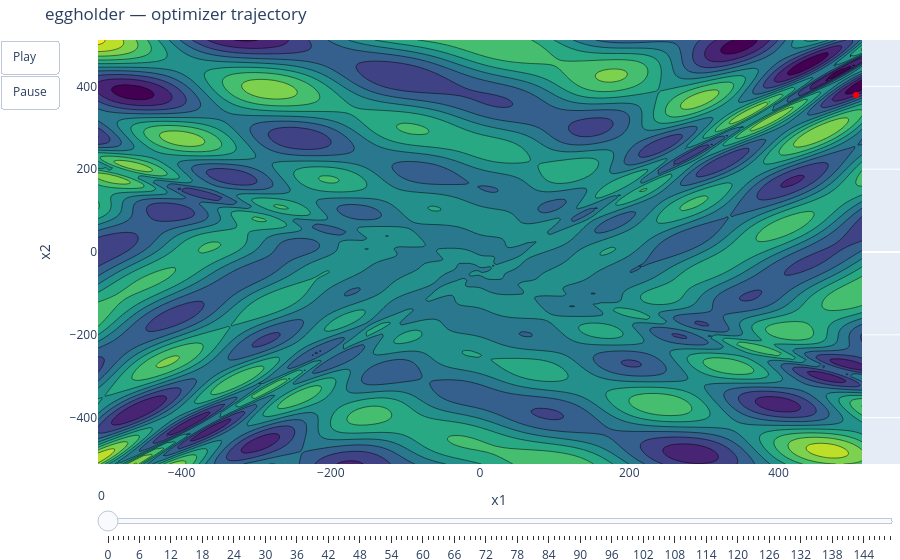

Source (notebook cell):
### Code cell
plot_contour_with_trajectory(L.eggholder, result).show()

### Figure 1 — Plotly figure (JSON) as saved in the notebook; plotly's stock layout.template omitted (floating-point values rounded to 4 significant figures; data arrays with more than 128 entries replaced by an {"elided": "..."} marker saying what was removed)
{"data": [{"colorscale": [[0, "#440154"], [0.1111, "#482878"], [0.2222, "#3e4989"], [0.3333, "#31688e"], [0.4444, "#26828e"], [0.5556, "#1f9e89"], [0.6667, "#35b779"], [0.7778, "#6ece58"], [0.8889, "#b5de2b"], [1, "#fde725"]], "showscale": false, "type": "contour", "x": {"elided": "200 float values"}, "y": {"elided": "200 float values"}, "z": {"elided": "200x200 float values"}}, {"line": {"color": "red"}, "marker": {"color": "red", "size": 6}, "mode": "lines+markers", "type": "scatter", "x": [504.1], "y": [379.2]}], "layout": {"margin": {"b": 0, "l": 0, "r": 0, "t": 40}, "sliders": [{"steps": [{"args": [["0"], {"frame": {"duration": 0, "redraw": true}, "mode": "immediate"}], "label": "0", "method": "animate"}, {"args": [["1"], {"frame": {"duration": 0, "redraw": true}, "mode": "immediate"}], "label": "1", "method": "animate"}, {"args": [["2"], {"frame": {"duration": 0, "redraw": true}, "mode": "immediate"}], "label": "2", "method": "animate"}, {"args": [["3"], {"frame": {"duration": 0, "redraw": true}, "mode": "immediate"}], "label": "3", "method": "animate"}, {"args": [["4"], {"frame": {"duration": 0, "redraw": true}, "mode": "immediate"}], "label": "4", "method": "animate"}, {"args": [["5"], {"frame": {"duration": 0, "redraw": true}, "mode": "immediate"}], "label": "5", "method": "animate"}, {"args": [["6"], {"frame": {"duration": 0, "redraw": true}, "mode": "immediate"}], "label": "6", "method": "animate"}, {"args": [["7"], {"frame": {"duration": 0, "redraw": true}, "mode": "immediate"}], "label": "7", "method": "animate"}, {"args": [["8"], {"frame": {"duration": 0, "redraw": true}, "mode": "immediate"}], "label": "8", "method": "animate"}, {"args": [["9"], {"frame": {"duration": 0, "redraw": true}, "mode": "immediate"}], "label": "9", "method": "animate"}, {"args": [["10"], {"frame": {"duration": 0, "redraw": true}, "mode": "immediate"}], "label": "10", "method": "animate"}, {"args": [["11"], {"frame": {"duration": 0, "redraw": true}, "mode": "immediate"}], "label": "11", "method": "animate"}, {"args": [["12"], {"frame": {"duration": 0, "redraw": true}, "mode": "immediate"}], "label": "12", "method": "animate"}, {"args": [["13"], {"frame": {"duration": 0, "redraw": true}, "mode": "immediate"}], "label": "13", "method": "animate"}, {"args": [["14"], {"frame": {"duration": 0, "redraw": true}, "mode": "immediate"}], "label": "14", "method": "animate"}, {"args": [["15"], {"frame": {"duration": 0, "redraw": true}, "mode": "immediate"}], "label": "15", "method": "animate"}, {"args": [["16"], {"frame": {"duration": 0, "redraw": true}, "mode": "immediate"}], "label": "16", "method": "animate"}, {"args": [["17"], {"frame": {"duration": 0, "redraw": true}, "mode": "immediate"}], "label": "17", "method": "animate"}, {"args": [["18"], {"frame": {"duration": 0, "redraw": true}, "mode": "immediate"}], "label": "18", "method": "animate"}, {"args": [["19"], {"frame": {"duration": 0, "redraw": true}, "mode": "immediate"}], "label": "19", "method": "animate"}, {"args": [["20"], {"frame": {"duration": 0, "redraw": true}, "mode": "immediate"}], "label": "20", "method": "animate"}, {"args": [["21"], {"frame": {"duration": 0, "redraw": true}, "mode": "immediate"}], "label": "21", "method": "animate"}, {"args": [["22"], {"frame": {"duration": 0, "redraw": true}, "mode": "immediate"}], "label": "22", "method": "animate"}, {"args": [["23"], {"frame": {"duration": 0, "redraw": true}, "mode": "immediate"}], "label": "23", "method": "animate"}, {"args": [["24"], {"frame": {"duration": 0, "redraw": true}, "mode": "immediate"}], "label": "24", "method": "animate"}, {"args": [["25"], {"frame": {"duration": 0, "redraw": true}, "mode": "immediate"}], "label": "25", "method": "animate"}, {"args": [["26"], {"frame": {"duration": 0, "redraw": true}, "mode": "immediate"}], "label": "26", "method": "animate"}, {"args": [["27"], {"frame": {"duration": 0, "redraw": true}, "mode": "immediate"}], "label": "27", "method": "animate"}, {"args": [["28"], {"frame": {"duration": 0, "redraw": true}, "mode": "immediate"}], "label": "28", "method": "animate"}, {"args": [["29"], {"frame": {"duration": 0, "redraw": true}, "mode": "immediate"}], "label": "29", "method": "animate"}, {"args": [["30"], {"frame": {"duration": 0, "redraw": true}, "mode": "immediate"}], "label": "30", "method": "animate"}, {"args": [["31"], {"frame": {"duration": 0, "redraw": true}, "mode": "immediate"}], "label": "31", "method": "animate"}, {"args": [["32"], {"frame": {"duration": 0, "redraw": true}, "mode": "immediate"}], "label": "32", "method": "animate"}, {"args": [["33"], {"frame": {"duration": 0, "redraw": true}, "mode": "immediate"}], "label": "33", "method": "animate"}, {"args": [["34"], {"frame": {"duration": 0, "redraw": true}, "mode": "immediate"}], "label": "34", "method": "animate"}, {"args": [["35"], {"frame": {"duration": 0, "redraw": true}, "mode": "immediate"}], "label": "35", "method": "animate"}, {"args": [["36"], {"frame": {"duration": 0, "redraw": true}, "mode": "immediate"}], "label": "36", "method": "animate"}, {"args": [["37"], {"frame": {"duration": 0, "redraw": true}, "mode": "immediate"}], "label": "37", "method": "animate"}, {"args": [["38"], {"frame": {"duration": 0, "redraw": true}, "mode": "immediate"}], "label": "38", "method": "animate"}, {"args": [["39"], {"frame": {"duration": 0, "redraw": true}, "mode": "immediate"}], "label": "39", "method": "animate"}, {"args": [["40"], {"frame": {"duration": 0, "redraw": true}, "mode": "immediate"}], "label": "40", "method": "animate"}, {"args": [["41"], {"frame": {"duration": 0, "redraw": true}, "mode": "immediate"}], "label": "41", "method": "animate"}, {"args": [["42"], {"frame": {"duration": 0, "redraw": true}, "mode": "immediate"}], "label": "42", "method": "animate"}, {"args": [["43"], {"frame": {"duration": 0, "redraw": true}, "mode": "immediate"}], "label": "43", "method": "animate"}, {"args": [["44"], {"frame": {"duration": 0, "redraw": true}, "mode": "immediate"}], "label": "44", "method": "animate"}, {"args": [["45"], {"frame": {"duration": 0, "redraw": true}, "mode": "immediate"}], "label": "45", "method": "animate"}, {"args": [["46"], {"frame": {"duration": 0, "redraw": true}, "mode": "immediate"}], "label": "46", "method": "animate"}, {"args": [["47"], {"frame": {"duration": 0, "redraw": true}, "mode": "immediate"}], "label": "47", "method": "animate"}, {"args": [["48"], {"frame": {"duration": 0, "redraw": true}, "mode": "immediate"}], "label": "48", "method": "animate"}, {"args": [["49"], {"frame": {"duration": 0, "redraw": true}, "mode": "immediate"}], "label": "49", "method": "animate"}, {"args": [["50"], {"frame": {"duration": 0, "redraw": true}, "mode": "immediate"}], "label": "50", "method": "animate"}, {"args": [["51"], {"frame": {"duration": 0, "redraw": true}, "mode": "immediate"}], "label": "51", "method": "animate"}, {"args": [["52"], {"frame": {"duration": 0, "redraw": true}, "mode": "immediate"}], "label": "52", "method": "animate"}, {"args": [["53"], {"frame": {"duration": 0, "redraw": true}, "mode": "immediate"}], "label": "53", "method": "animate"}, {"args": [["54"], {"frame": {"duration": 0, "redraw": true}, "mode": "immediate"}], "label": "54", "method": "animate"}, {"args": [["55"], {"frame": {"duration": 0, "redraw": true}, "mode": "immediate"}], "label": "55", "method": "animate"}, {"args": [["56"], {"frame": {"duration": 0, "redraw": true}, "mode": "immediate"}], "label": "56", "method": "animate"}, {"args": [["57"], {"frame": {"duration": 0, "redraw": true}, "mode": "immediate"}], "label": "57", "method": "animate"}, {"args": [["58"], {"frame": {"duration": 0, "redraw": true}, "mode": "immediate"}], "label": "58", "method": "animate"}, {"args": [["59"], {"frame": {"duration": 0, "redraw": true}, "mode": "immediate"}], "label": "59", "method": "animate"}, {"args": [["60"], {"frame": {"duration": 0, "redraw": true}, "mode": "immediate"}], "label": "60", "method": "animate"}, {"args": [["61"], {"frame": {"duration": 0, "redraw": true}, "mode": "immediate"}], "label": "61", "method": "animate"}, {"args": [["62"], {"frame": {"duration": 0, "redraw": true}, "mode": "immediate"}], "label": "62", "method": "animate"}, {"args": [["63"], {"frame": {"duration": 0, "redraw": true}, "mode": "immediate"}], "label": "63", "method": "animate"}, {"args": [["64"], {"frame": {"duration": 0, "redraw": true}, "mode": "immediate"}], "label": "64", "method": "animate"}, {"args": [["65"], {"frame": {"duration": 0, "redraw": true}, "mode": "immediate"}], "label": "65", "method": "animate"}, {"args": [["66"], {"frame": {"duration": 0, "redraw": true}, "mode": "immediate"}], "label": "66", "method": "animate"}, {"args": [["67"], {"frame": {"duration": 0, "redraw": true}, "mode": "immediate"}], "label": "67", "method": "animate"}, {"args": [["68"], {"frame": {"duration": 0, "redraw": true}, "mode": "immediate"}], "label": "68", "method": "animate"}, {"args": [["69"], {"frame": {"duration": 0, "redraw": true}, "mode": "immediate"}], "label": "69", "method": "animate"}, {"args": [["70"], {"frame": {"duration": 0, "redraw": true}, "mode": "immediate"}], "label": "70", "method": "animate"}, {"args": [["71"], {"frame": {"duration": 0, "redraw": true}, "mode": "immediate"}], "label": "71", "method": "animate"}, {"args": [["72"], {"frame": {"duration": 0, "redraw": true}, "mode": "immediate"}], "label": "72", "method": "animate"}, {"args": [["73"], {"frame": {"duration": 0, "redraw": true}, "mode": "immediate"}], "label": "73", "method": "animate"}, {"args": [["74"], {"frame": {"duration": 0, "redraw": true}, "mode": "immediate"}], "label": "74", "method": "animate"}, {"args": [["75"], {"frame": {"duration": 0, "redraw": true}, "mode": "immediate"}], "label": "75", "method": "animate"}, {"args": [["76"], {"frame": {"duration": 0, "redraw": true}, "mode": "immediate"}], "label": "76", "method": "animate"}, {"args": [["77"], {"frame": {"duration": 0, "redraw": true}, "mode": "immediate"}], "label": "77", "method": "animate"}, {"args": [["78"], {"frame": {"duration": 0, "redraw": true}, "mode": "immediate"}], "label": "78", "method": "animate"}, {"args": [["79"], {"frame": {"duration": 0, "redraw": true}, "mode": "immediate"}], "label": "79", "method": "animate"}, {"args": [["80"], {"frame": {"duration": 0, "redraw": true}, "mode": "immediate"}], "label": "80", "method": "animate"}, {"args": [["81"], {"frame": {"duration": 0, "redraw": true}, "mode": "immediate"}], "label": "81", "method": "animate"}, {"args": [["82"], {"frame": {"duration": 0, "redraw": true}, "mode": "immediate"}], "label": "82", "method": "animate"}, {"args": [["83"], {"frame": {"duration": 0, "redraw": true}, "mode": "immediate"}], "label": "83", "method": "animate"}, {"args": [["84"], {"frame": {"duration": 0, "redraw": true}, "mode": "immediate"}], "label": "84", "method": "animate"}, {"args": [["85"], {"frame": {"duration": 0, "redraw": true}, "mode": "immediate"}], "label": "85", "method": "animate"}, {"args": [["86"], {"frame": {"duration": 0, "redraw": true}, "mode": "immediate"}], "label": "86", "method": "animate"}, {"args": [["87"], {"frame": {"duration": 0, "redraw": true}, "mode": "immediate"}], "label": "87", "method": "animate"}, {"args": [["88"], {"frame": {"duration": 0, "redraw": true}, "mode": "immediate"}], "label": "88", "method": "animate"}, {"args": [["89"], {"frame": {"duration": 0, "redraw": true}, "mode": "immediate"}], "label": "89", "method": "animate"}, {"args": [["90"], {"frame": {"duration": 0, "redraw": true}, "mode": "immediate"}], "label": "90", "method": "animate"}, {"args": [["91"], {"frame": {"duration": 0, "redraw": true}, "mode": "immediate"}], "label": "91", "method": "animate"}, {"args": [["92"], {"frame": {"duration": 0, "redraw": true}, "mode": "immediate"}], "label": "92", "method": "animate"}, {"args": [["93"], {"frame": {"duration": 0, "redraw": true}, "mode": "immediate"}], "label": "93", "method": "animate"}, {"args": [["94"], {"frame": {"duration": 0, "redraw": true}, "mode": "immediate"}], "label": "94", "method": "animate"}, {"args": [["95"], {"frame": {"duration": 0, "redraw": true}, "mode": "immediate"}], "label": "95", "method": "animate"}, {"args": [["96"], {"frame": {"duration": 0, "redraw": true}, "mode": "immediate"}], "label": "96", "method": "animate"}, {"args": [["97"], {"frame": {"duration": 0, "redraw": true}, "mode": "immediate"}], "label": "97", "method": "animate"}, {"args": [["98"], {"frame": {"duration": 0, "redraw": true}, "mode": "immediate"}], "label": "98", "method": "animate"}, {"args": [["99"], {"frame": {"duration": 0, "redraw": true}, "mode": "immediate"}], "label": "99", "method": "animate"}, {"args": [["100"], {"frame": {"duration": 0, "redraw": true}, "mode": "immediate"}], "label": "100", "method": "animate"}, {"args": [["101"], {"frame": {"duration": 0, "redraw": true}, "mode": "immediate"}], "label": "101", "method": "animate"}, {"args": [["102"], {"frame": {"duration": 0, "redraw": true}, "mode": "immediate"}], "label": "102", "method": "animate"}, {"args": [["103"], {"frame": {"duration": 0, "redraw": true}, "mode": "immediate"}], "label": "103", "method": "animate"}, {"args": [["104"], {"frame": {"duration": 0, "redraw": true}, "mode": "immediate"}], "label": "104", "method": "animate"}, {"args": [["105"], {"frame": {"duration": 0, "redraw": true}, "mode": "immediate"}], "label": "105", "method": "animate"}, {"args": [["106"], {"frame": {"duration": 0, "redraw": true}, "mode": "immediate"}], "label": "106", "method": "animate"}, {"args": [["107"], {"frame": {"duration": 0, "redraw": true}, "mode": "immediate"}], "label": "107", "method": "animate"}, {"args": [["108"], {"frame": {"duration": 0, "redraw": true}, "mode": "immediate"}], "label": "108", "method": "animate"}, {"args": [["109"], {"frame": {"duration": 0, "redraw": true}, "mode": "immediate"}], "label": "109", "method": "animate"}, {"args": [["110"], {"frame": {"duration": 0, "redraw": true}, "mode": "immediate"}], "label": "110", "method": "animate"}, {"args": [["111"], {"frame": {"duration": 0, "redraw": true}, "mode": "immediate"}], "label": "111", "method": "animate"}, {"args": [["112"], {"frame": {"duration": 0, "redraw": true}, "mode": "immediate"}], "label": "112", "method": "animate"}, {"args": [["113"], {"frame": {"duration": 0, "redraw": true}, "mode": "immediate"}], "label": "113", "method": "animate"}, {"args": [["114"], {"frame": {"duration": 0, "redraw": true}, "mode": "immediate"}], "label": "114", "method": "animate"}, {"args": [["115"], {"frame": {"duration": 0, "redraw": true}, "mode": "immediate"}], "label": "115", "method": "animate"}, {"args": [["116"], {"frame": {"duration": 0, "redraw": true}, "mode": "immediate"}], "label": "116", "method": "animate"}, {"args": [["117"], {"frame": {"duration": 0, "redraw": true}, "mode": "immediate"}], "label": "117", "method": "animate"}, {"args": [["118"], {"frame": {"duration": 0, "redraw": true}, "mode": "immediate"}], "label": "118", "method": "animate"}, {"args": [["119"], {"frame": {"duration": 0, "redraw": true}, "mode": "immediate"}], "label": "119", "method": "animate"}, {"args": [["120"], {"frame": {"duration": 0, "redraw": true}, "mode": "immediate"}], "label": "120", "method": "animate"}, {"args": [["121"], {"frame": {"duration": 0, "redraw": true}, "mode": "immediate"}], "label": "121", "method": "animate"}, {"args": [["122"], {"frame": {"duration": 0, "redraw": true}, "mode": "immediate"}], "label": "122", "method": "animate"}, {"args": [["123"], {"frame": {"duration": 0, "redraw": true}, "mode": "immediate"}], "label": "123", "method": "animate"}, {"args": [["124"], {"frame": {"duration": 0, "redraw": true}, "mode": "immediate"}], "label": "124", "method": "animate"}, {"args": [["125"], {"frame": {"duration": 0, "redraw": true}, "mode": "immediate"}], "label": "125", "method": "animate"}, {"args": [["126"], {"frame": {"duration": 0, "redraw": true}, "mode": "immediate"}], "label": "126", "method": "animate"}, {"args": [["127"], {"frame": {"duration": 0, "redraw": true}, "mode": "immediate"}], "label": "127", "method": "animate"}, {"args": [["128"], {"frame": {"duration": 0, "redraw": true}, "mode": "immediate"}], "label": "128", "method": "animate"}, {"args": [["129"], {"frame": {"duration": 0, "redraw": true}, "mode": "immediate"}], "label": "129", "method": "animate"}, {"args": [["130"], {"frame": {"duration": 0, "redraw": true}, "mode": "immediate"}], "label": "130", "method": "animate"}, {"args": [["131"], {"frame": {"duration": 0, "redraw": true}, "mode": "immediate"}], "label": "131", "method": "animate"}, {"args": [["132"], {"frame": {"duration": 0, "redraw": true}, "mode": "immediate"}], "label": "132", "method": "animate"}, {"args": [["133"], {"frame": {"duration": 0, "redraw": true}, "mode": "immediate"}], "label": "133", "method": "animate"}, {"args": [["134"], {"frame": {"duration": 0, "redraw": true}, "mode": "immediate"}], "label": "134", "method": "animate"}, {"args": [["135"], {"frame": {"duration": 0, "redraw": true}, "mode": "immediate"}], "label": "135", "method": "animate"}, {"args": [["136"], {"frame": {"duration": 0, "redraw": true}, "mode": "immediate"}], "label": "136", "method": "animate"}, {"args": [["137"], {"frame": {"duration": 0, "redraw": true}, "mode": "immediate"}], "label": "137", "method": "animate"}, {"args": [["138"], {"frame": {"duration": 0, "redraw": true}, "mode": "immediate"}], "label": "138", "method": "animate"}, {"args": [["139"], {"frame": {"duration": 0, "redraw": true}, "mode": "immediate"}], "label": "139", "method": "animate"}, {"args": [["140"], {"frame": {"duration": 0, "redraw": true}, "mode": "immediate"}], "label": "140", "method": "animate"}, {"args": [["141"], {"frame": {"duration": 0, "redraw": true}, "mode": "immediate"}], "label": "141", "method": "animate"}, {"args": [["142"], {"frame": {"duration": 0, "redraw": true}, "mode": "immediate"}], "label": "142", "method": "animate"}, {"args": [["143"], {"frame": {"duration": 0, "redraw": true}, "mode": "immediate"}], "label": "143", "method": "animate"}, {"args": [["144"], {"frame": {"duration": 0, "redraw": true}, "mode": "immediate"}], "label": "144", "method": "animate"}, {"args": [["145"], {"frame": {"duration": 0, "redraw": true}, "mode": "immediate"}], "label": "145", "method": "animate"}, {"args": [["146"], {"frame": {"duration": 0, "redraw": true}, "mode": "immediate"}], "label": "146", "method": "animate"}, {"args": [["147"], {"frame": {"duration": 0, "redraw": true}, "mode": "immediate"}], "label": "147", "method": "animate"}, {"args": [["148"], {"frame": {"duration": 0, "redraw": true}, "mode": "immediate"}], "label": "148", "method": "animate"}, {"args": [["149"], {"frame": {"duration": 0, "redraw": true}, "mode": "immediate"}], "label": "149", "method": "animate"}]}], "title": {"text": "eggholder — optimizer trajectory"}, "updatemenus": [{"buttons": [{"args": [null, {"frame": {"duration": 80, "redraw": true}, "fromcurrent": true}], "label": "Play", "method": "animate"}, {"args": [[null], {"frame": {"duration": 0, "redraw": false}, "mode": "immediate"}], "label": "Pause", "method": "animate"}], "showactive": false, "type": "buttons"}], "xaxis": {"title": {"text": "x1"}}, "yaxis": {"title": {"text": "x2"}}}}
